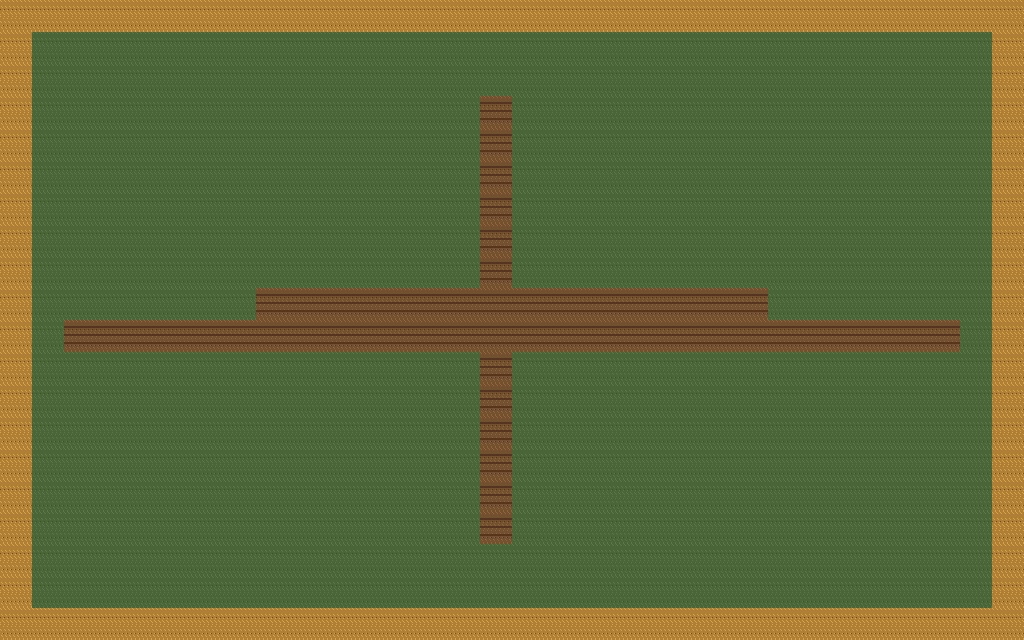

This game map was drawn from its Tiled (.tmx) file and the tilesets committed beside it. A one-line description and the full map source follow:
An orthogonal 32x20 tile map with 32x32 px tiles, 1 tile layer (terrain) and 12 objects (from_square, from_wilds_road, 野猪与偷猎者, 回广场, 去野外道路, ...).

<map version="1.10" tiledversion="1.10.2" orientation="orthogonal" renderorder="right-down" width="32" height="20" tilewidth="32" tileheight="32" infinite="0" nextlayerid="10" nextobjectid="13">
  <properties>
    <property name="areaName" value="裂隙村外缘" />
    <property name="assetId" value="tileset.chapter1_village" />
  </properties>
  <tileset firstgid="1" name="chapter1_village_tileset" tilewidth="32" tileheight="32" tilecount="8" columns="8">
    <image source="../../Assets/Tilesets/chapter1_village_tileset.png" width="256" height="32" />
  </tileset>
  <layer id="1" name="terrain" width="32" height="20">
    <data encoding="csv">
8,8,8,8,8,8,8,8,8,8,8,8,8,8,8,8,8,8,8,8,8,8,8,8,8,8,8,8,8,8,8,8,
8,1,1,1,1,1,1,1,1,1,1,1,1,1,1,1,1,1,1,1,1,1,1,1,1,1,1,1,1,1,1,8,
8,1,1,1,1,1,1,1,1,1,1,1,1,1,1,1,1,1,1,1,1,1,1,1,1,1,1,1,1,1,1,8,
8,1,1,1,1,1,1,1,1,1,1,1,1,1,1,3,1,1,1,1,1,1,1,1,1,1,1,1,1,1,1,8,
8,1,1,1,1,1,1,1,1,1,1,1,1,1,1,3,1,1,1,1,1,1,1,1,1,1,1,1,1,1,1,8,
8,1,1,1,1,1,1,1,1,1,1,1,1,1,1,3,1,1,1,1,1,1,1,1,1,1,1,1,1,1,1,8,
8,1,1,1,1,1,1,1,1,1,1,1,1,1,1,3,1,1,1,1,1,1,1,1,1,1,1,1,1,1,1,8,
8,1,1,1,1,1,1,1,1,1,1,1,1,1,1,3,1,1,1,1,1,1,1,1,1,1,1,1,1,1,1,8,
8,1,1,1,1,1,1,1,1,1,1,1,1,1,1,3,1,1,1,1,1,1,1,1,1,1,1,1,1,1,1,8,
8,1,1,1,1,1,1,1,3,3,3,3,3,3,3,3,3,3,3,3,3,3,3,3,1,1,1,1,1,1,1,8,
8,1,3,3,3,3,3,3,3,3,3,3,3,3,3,3,3,3,3,3,3,3,3,3,3,3,3,3,3,3,1,8,
8,1,1,1,1,1,1,1,1,1,1,1,1,1,1,3,1,1,1,1,1,1,1,1,1,1,1,1,1,1,1,8,
8,1,1,1,1,1,1,1,1,1,1,1,1,1,1,3,1,1,1,1,1,1,1,1,1,1,1,1,1,1,1,8,
8,1,1,1,1,1,1,1,1,1,1,1,1,1,1,3,1,1,1,1,1,1,1,1,1,1,1,1,1,1,1,8,
8,1,1,1,1,1,1,1,1,1,1,1,1,1,1,3,1,1,1,1,1,1,1,1,1,1,1,1,1,1,1,8,
8,1,1,1,1,1,1,1,1,1,1,1,1,1,1,3,1,1,1,1,1,1,1,1,1,1,1,1,1,1,1,8,
8,1,1,1,1,1,1,1,1,1,1,1,1,1,1,3,1,1,1,1,1,1,1,1,1,1,1,1,1,1,1,8,
8,1,1,1,1,1,1,1,1,1,1,1,1,1,1,1,1,1,1,1,1,1,1,1,1,1,1,1,1,1,1,8,
8,1,1,1,1,1,1,1,1,1,1,1,1,1,1,1,1,1,1,1,1,1,1,1,1,1,1,1,1,1,1,8,
8,8,8,8,8,8,8,8,8,8,8,8,8,8,8,8,8,8,8,8,8,8,8,8,8,8,8,8,8,8,8,8
    </data>
  </layer>
  <objectgroup id="2" name="spawn">
    <object id="1" name="from_square" x="128" y="320">
      <properties>
        <property name="id" value="from_square" />
      </properties>
    </object>
    <object id="2" name="from_wilds_road" x="896" y="320">
      <properties>
        <property name="id" value="from_wilds_road" />
      </properties>
    </object>
  </objectgroup>
  <objectgroup id="3" name="npc">
  </objectgroup>
  <objectgroup id="4" name="encounter">
    <object id="11" name="野猪与偷猎者" x="584" y="272" width="128" height="128">
      <properties>
        <property name="encounterId" value="boar_intro" />
        <property name="radius" value="96" />
      </properties>
    </object>
  </objectgroup>
  <objectgroup id="5" name="trigger">
  </objectgroup>
  <objectgroup id="6" name="exit">
    <object id="3" name="回广场" x="32" y="288" width="32" height="64">
      <properties>
        <property name="targetAreaId" value="village_square" />
        <property name="targetSpawnId" value="from_outskirts" />
      </properties>
    </object>
    <object id="4" name="去野外道路" x="960" y="288" width="32" height="64">
      <properties>
        <property name="targetAreaId" value="wilds_road" />
        <property name="targetSpawnId" value="from_outskirts" />
      </properties>
    </object>
  </objectgroup>
  <objectgroup id="7" name="navObstacle">
    <object id="5" name="北边界" x="0" y="0" width="1024" height="32">
      <properties>
        <property name="blocksMovement" value="true" />
        <property name="blocksSight" value="true" />
      </properties>
    </object>
    <object id="6" name="南边界" x="0" y="608" width="1024" height="32">
      <properties>
        <property name="blocksMovement" value="true" />
        <property name="blocksSight" value="true" />
      </properties>
    </object>
    <object id="7" name="西边界" x="0" y="0" width="32" height="640">
      <properties>
        <property name="blocksMovement" value="true" />
        <property name="blocksSight" value="true" />
      </properties>
    </object>
    <object id="8" name="东边界" x="992" y="0" width="32" height="640">
      <properties>
        <property name="blocksMovement" value="true" />
        <property name="blocksSight" value="true" />
      </properties>
    </object>
    <object id="9" name="倒塌篱笆" x="448" y="224" width="160" height="48">
      <properties>
        <property name="blocksMovement" value="true" />
        <property name="blocksSight" value="true" />
      </properties>
    </object>
    <object id="10" name="货车残骸" x="512" y="384" width="128" height="64">
      <properties>
        <property name="blocksMovement" value="true" />
        <property name="blocksSight" value="true" />
      </properties>
    </object>
  </objectgroup>
  <objectgroup id="8" name="surface">
  </objectgroup>
  <objectgroup id="9" name="item">
    <object id="12" name="散落的止血药剂" x="736" y="448">
      <properties>
        <property name="itemId" value="minor_healing_draught" />
      </properties>
    </object>
  </objectgroup>
</map>
